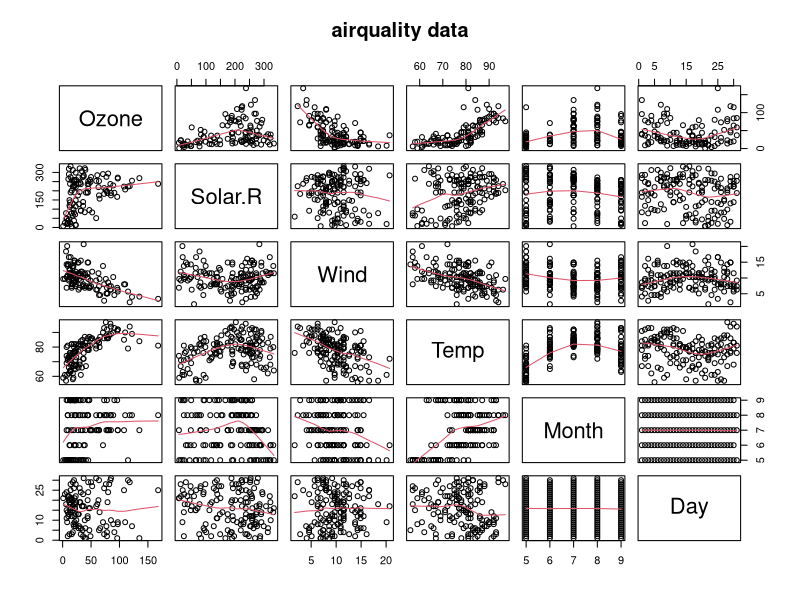
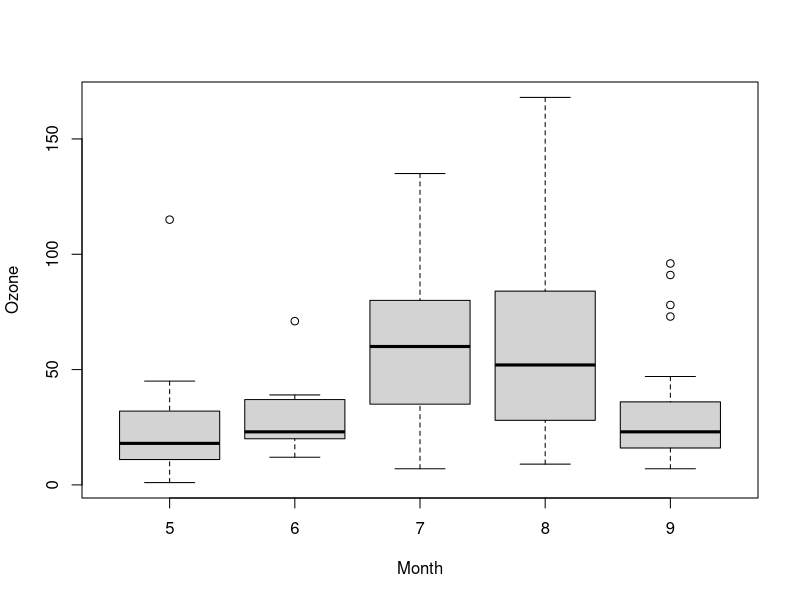
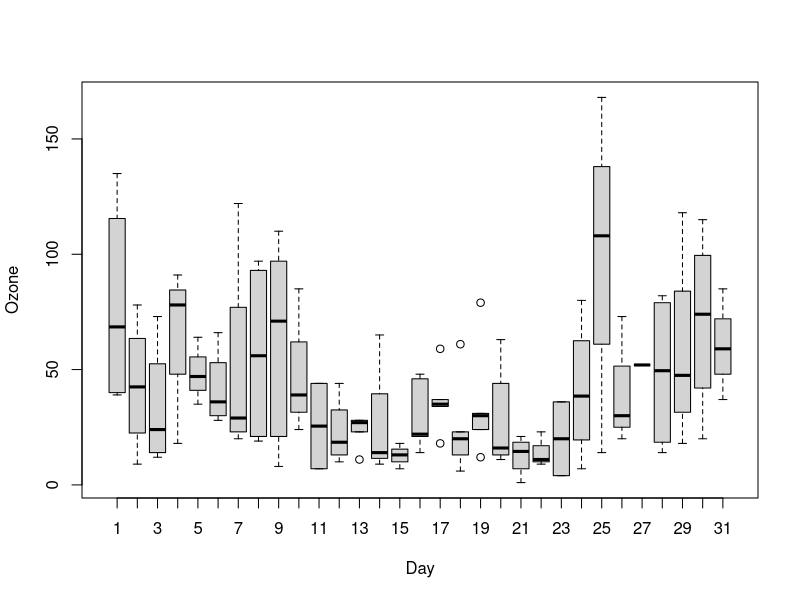
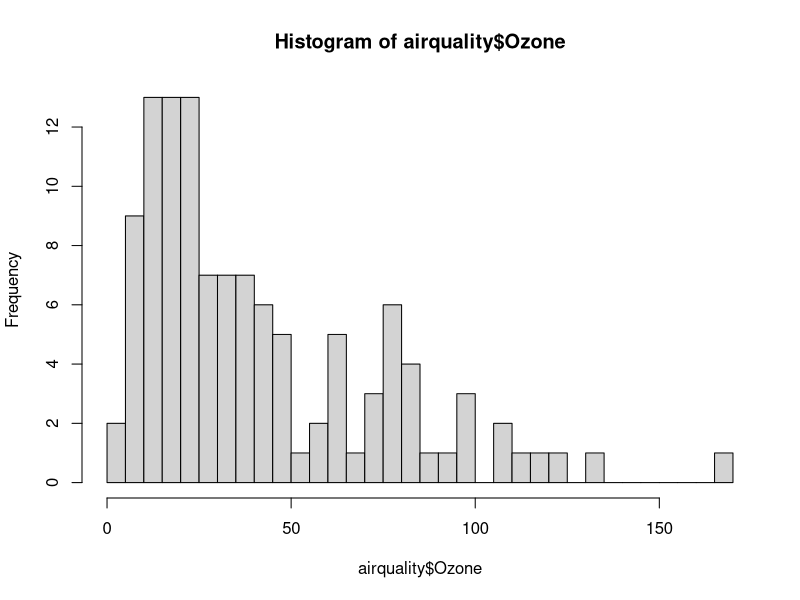
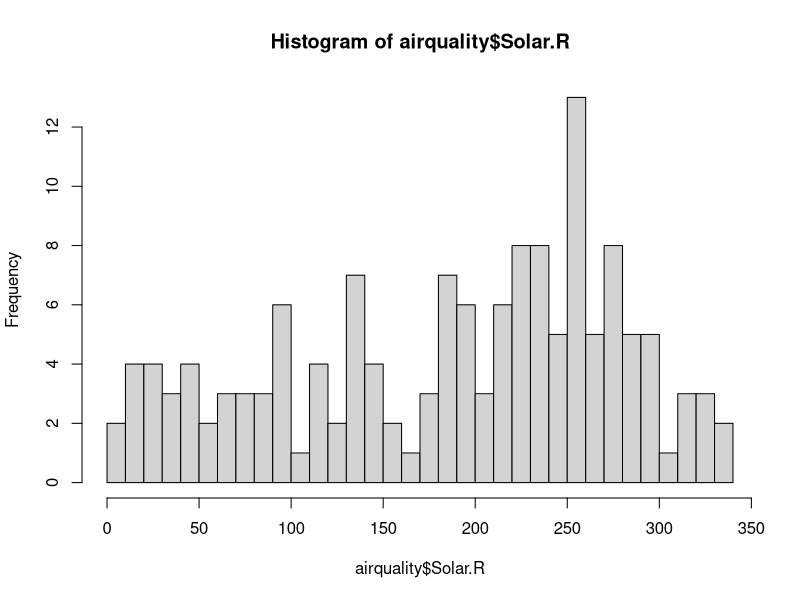
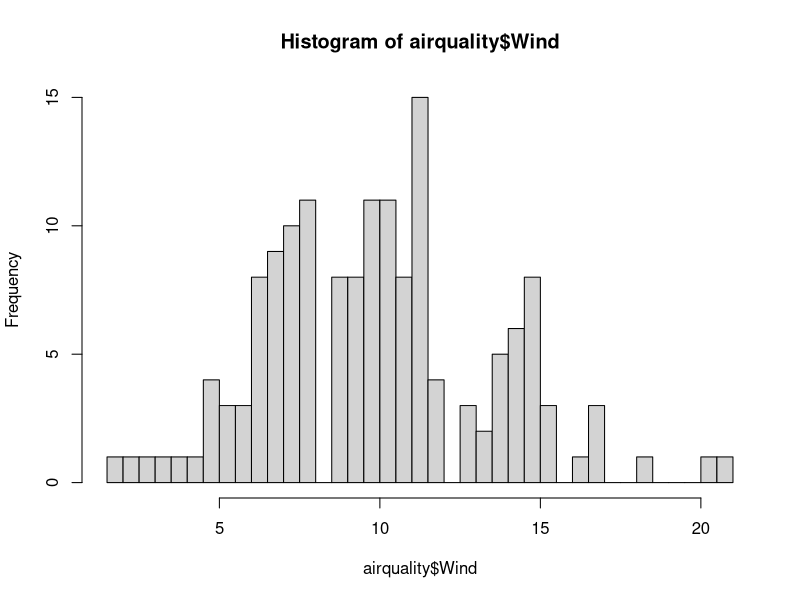
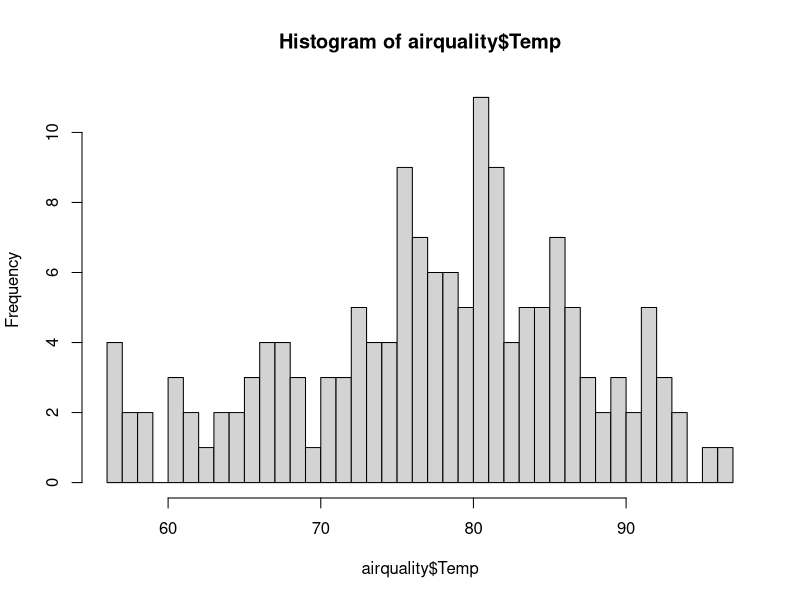
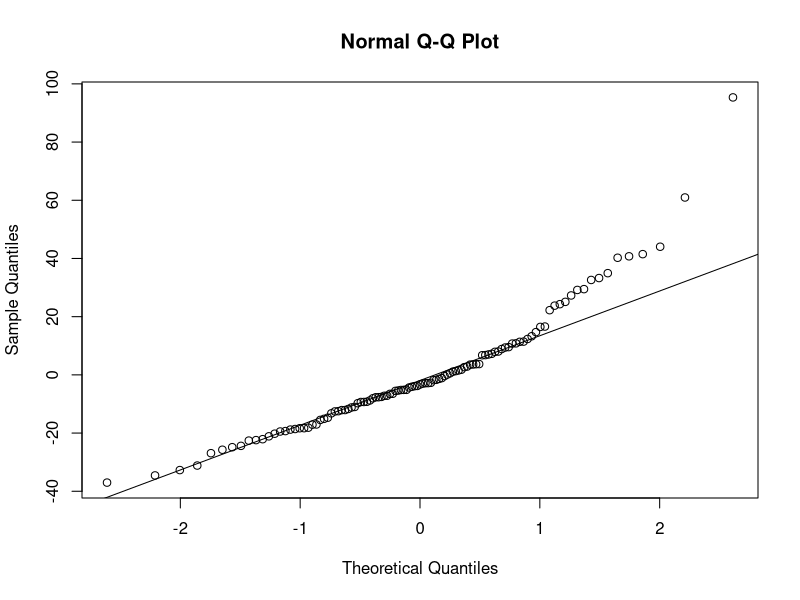

The R source for these figures, in order:
# Answer script for self-guided practical 1 

## PLEASE DON"T READ THIS UNTIL YOU HAVE COMPLETED THE PRACTICAL QUESTIONS

# The tasks of this practical are to:
# Load in some data
# Create some plots
# Fits some models (linear regression, a binary logistic regression, a Poisson generalised linear model)


# Set-up ------------------------------------------------------------------

# Clear the workspace and set the working directory
rm(list = ls())
#setwd('path/to/your/files') # Change this to be the path to your data directory

# Load in any necessary packages
library(MASS)


# Data set 1: airquality --------------------------------------------------

# The airquality data set is included with R. You can get at it simply by typing airquality at the R command prompt

# Let's suppose we're interested in predicting the variable Ozone from the other variables

# 1. First create some plots of the variables and make sure you understand the relationship between them
# Hint: A good start can be found in the help(airquality) file (see the example at the bottom), though that plot isn't very helpful for visualisation of the month and day variables, nor for visualising the shape of individual variables (e.g. using hist)

pairs(airquality, panel = panel.smooth, main = "airquality data")

# Other plots:
boxplot(Ozone ~ Month, data = airquality)
boxplot(Ozone ~ Day, data = airquality)

# Histograms
hist(airquality$Ozone, breaks = 30) # Very skewed
hist(airquality$Solar.R, breaks = 30) # The rest look ok
hist(airquality$Wind, breaks = 30)
hist(airquality$Temp, breaks = 30)

# 2. Fit a linear regression model using lm with Ozone as the response and the other variables as covariates. Use the summary method to interpret your findings. (Note that R here is automatically removing rows with missing variables)
mod_1 = lm(Ozone ~ ., data = airquality)
summary(mod_1)
# Looks ok as a model. Only day seems unimportant. However, these are both included as linear covariates so not much sense in including them this way

# 3. Have a look at the residuals of the model (e.g. histograms and qq-plots). Does the model fit well? 
qqnorm(mod_1$residuals)
qqline(mod_1$residuals) # Really not good - very skewed
hist(mod_1$residuals, breaks = 30)

# 4. Try another model but this time using the log of Ozone instead. Does it fit better?
airquality$log_Ozone = log(airquality$Ozone)
mod_2 = lm(log_Ozone ~ Solar.R + Wind + Temp + Month + Day, data = airquality)
summary(mod_2) # Month no longer important. Slightly better model fit by R-sq

# Residuals
qqnorm(mod_2$residuals)
qqline(mod_2$residuals) # All good but one dodgy observation!
hist(mod_2$residuals, breaks = 30)

# 5. Identify the one strange observation and see if you can work out what happened that day
airquality[which.min(mod_2$residuals),]
# Compare with summary(airquality) - average Ozone value, but very high Solar.R, low temperature

# 6. You can get the AIC of this model with e.g. AIC(my_model). Try some more models and see if you can get a better fit. Some ideas might include: interactions between terms (e.g. include + Wind*Temp), quadratic functions (e.g. include + I(Wind^2)), and changing month and day to be factor rather than numerical variables. 
AIC(mod_2)

# I haven't done all the above but here's a model with month and day included as factors
airquality$Month_fac = as.factor(airquality$Month)
airquality$Day_fac = as.factor(airquality$Day)
mod_3 = lm(log_Ozone ~ Solar.R + Wind + Temp + Month_fac + Day_fac, data = airquality)
summary(mod_3) # Month seems almost completely unimportant, and day seems to be over-fitting
qqnorm(mod_3$residuals)
qqline(mod_3$residuals) # OK but still one odd obs
hist(mod_3$residuals, breaks = 30)
AIC(mod_3) # Much worse than mod_2


# Data set 2: Horseshoe ---------------------------------------------------

# 1. Load in the horseshoe.csv data set from the data directory and familiarise yourself with the data structure from the data_description.txt file

horseshoe = read.csv('horseshoe.csv')

# 2. Turn the color and spine variables into factors with their proper names
horseshoe$color = factor(horseshoe$color, labels = c('light medium', 'medium', 'dark medium', 'dark'))
horseshoe$spine = factor(horseshoe$spine, labels = c('both good', 'one worn or broken', 'both worn or broken'))

# 2. Familiarise yourself by plotting the data and exploring the structure between the variables
pairs(horseshoe, panel = panel.smooth, main = "horseshoe data")
plot(horseshoe$width, horseshoe$satell) # Looks like a slight increasing relaitonship with width
plot(horseshoe$weight, horseshoe$satell) # 2 strange observations
plot(horseshoe$weight, horseshoe$width) # A few odd obs here

# 3. Create a binary variable which contains only whether the satellite variable is >0 or not. We will use this as our response variable. Create a plot which shows the relationship of this variable with width.

horseshoe$satell_bin = as.integer(horseshoe$satell>0)
boxplot(horseshoe$width ~ horseshoe$satell_bin)

# 4. Fit a binomial glm (a logistic regression) with the binary variable as the repsonse and width as a covariate. Summarise your findings
mod_4 = glm(satell_bin ~ width, family = binomial(link = 'logit'), data = horseshoe)
summary(mod_4) # Highly significant fit AIC 198.45

# 5. Create plot of the fitted values on top of a scatter plot of the data (hint: width on x-axis, binary reponse variable on y-axis)
plot(horseshoe$width, horseshoe$satell_bin)
points(horseshoe$width, mod_4$fitted.values, col = 'red')

# 6. Try fitting some more models to the data with more variables (and perhaps interactions) to see if you can get the AIC lower. Compare your new models' fitted values to the first model

# Here's a model with width and weight and spine condition
mod_5 = glm(satell_bin ~ width + weight + spine, family = binomial(link = 'logit'), data = horseshoe)
summary(mod_5) # AIC a bit worse 203.97

# Data set 3: Horseshoe (again) -------------------------------------------

# 1. This time fit a Poisson GLM to the horseshoe data, using the original number of satellites rather than the binary version you fitted previously. Again use width as the sole covariate, and again plot the fitted values

mod_6 = glm(satell ~ width, family = poisson(link = 'log'), data = horseshoe)
summary(mod_6) # Width clearly important, AIC 827.18

plot(horseshoe$width, horseshoe$satell)
points(horseshoe$width, mod_6$fitted.values, col = 'red') # Non-linear increasing relationship with width

# 2. Now try a model with all of the covariates (make sure not to include the binary variable you created before). Summarise and see if there's any improvement. You might notice that more variables are important (compared to the previous binary logistic regression) because we're using more of the data
mod_7 = glm(satell ~ width + color + spine + weight, family = poisson(link = 'log'), data = horseshoe)
summary(mod_7) # Colour and weight seem to be important

# 3. A common occurrence is that the Poisson distribution is a poor fit to the data as the mean=variance relationship is rarely met. (You could check if the mean and the variance match for these data). A common alternative is to fit a Negative-Binomial GLM which has an extra parameter to measure excess variance (over-dispersion). The glm function doesn't have this distribution in itby default so you need to call in the MASS library with library(MASS). The family will now be called negative.binomial and you'll need to specify a value of the excess variance theta. The ratio of the variance to the mean of the response would be a good start. Fit a Negative Binomial GLM to these data, interpret your findings, see if the AIC improves, and plot your output.

mean(horseshoe$satell) # 2.9
var(horseshoe$satell) # 9.9 - much bigger
# Suggests using theta = 3

mod_8 = glm(satell ~ width, family = negative.binomial(theta = 3, link = 'log'), data = horseshoe)
summary(mod_8) # Huge decrease in AIC

points(horseshoe$width, mod_8$fitted.values, col = 'blue') # Slight change to the plot


# Extra questions ---------------------------------------------------------

# The other data sets which are worth fitting GLMs or linear models to in the data directory are:
# 1. The geese_isotopes data. You might like to see if one of the isotope values is affected by some of the other variables (sex, adult, etc)
# 2. The whitefly data set. This is binomial (as used in the lectures) but you might like to additionaly try some of the other variables and see which are important and why. The data set has particular issues with zero-inflation. See if you can predict which zero data points are poorly predicted by the model.

